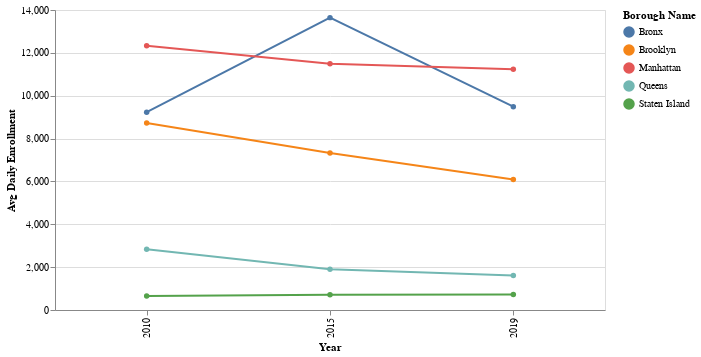

The notebook cell saved with this chart:
### Code cell
yrs = ('2010', '2015', '2019')

enrollment_over_time_by_borough = (
    by_borough[[f'Daily Avg OTP Enrollment ({yr})' for yr in yrs]]
        .rename(columns={
            f'Daily Avg OTP Enrollment ({yr})': yr
            for yr in yrs
        })
        .T
)
enrollment_over_time_by_borough_long = enrollment_over_time_by_borough.unstack().reset_index()
enrollment_over_time_by_borough_long = enrollment_over_time_by_borough_long.rename(columns={
    'borough_name': 'Borough Name',
    enrollment_over_time_by_borough_long.columns[1]: 'Year',
    enrollment_over_time_by_borough_long.columns[2]: 'Avg Daily Enrollment'
})

(altair.Chart(enrollment_over_time_by_borough_long)
    .properties(width=550)
    .mark_line(point=altair.OverlayMarkDef())
    .encode(
        x='Year',
        y='Avg Daily Enrollment',
        color='Borough Name',
        tooltip=list(enrollment_over_time_by_borough_long.columns)
    )
    .interactive()
)

### Figure 1 — Vega-Lite specification as saved in the notebook (floating-point values rounded to 4 significant figures)
{"$schema": "https://vega.github.io/schema/vega-lite/v4.17.0.json", "config": {"view": {"continuousHeight": 300, "continuousWidth": 400}}, "data": {"name": "data-691297d4d13d4f8af3bf51f490da0430"}, "datasets": {"data-691297d4d13d4f8af3bf51f490da0430": [{"Avg Daily Enrollment": 9230, "Borough Name": "Bronx", "Year": "2010"}, {"Avg Daily Enrollment": 13644, "Borough Name": "Bronx", "Year": "2015"}, {"Avg Daily Enrollment": 9489, "Borough Name": "Bronx", "Year": "2019"}, {"Avg Daily Enrollment": 8723, "Borough Name": "Brooklyn", "Year": "2010"}, {"Avg Daily Enrollment": 7324, "Borough Name": "Brooklyn", "Year": "2015"}, {"Avg Daily Enrollment": 6093, "Borough Name": "Brooklyn", "Year": "2019"}, {"Avg Daily Enrollment": 12330, "Borough Name": "Manhattan", "Year": "2010"}, {"Avg Daily Enrollment": 11493, "Borough Name": "Manhattan", "Year": "2015"}, {"Avg Daily Enrollment": 11237, "Borough Name": "Manhattan", "Year": "2019"}, {"Avg Daily Enrollment": 2834, "Borough Name": "Queens", "Year": "2010"}, {"Avg Daily Enrollment": 1904, "Borough Name": "Queens", "Year": "2015"}, {"Avg Daily Enrollment": 1614, "Borough Name": "Queens", "Year": "2019"}, {"Avg Daily Enrollment": 649, "Borough Name": "Staten Island", "Year": "2010"}, {"Avg Daily Enrollment": 716, "Borough Name": "Staten Island", "Year": "2015"}, {"Avg Daily Enrollment": 724, "Borough Name": "Staten Island", "Year": "2019"}]}, "encoding": {"color": {"field": "Borough Name", "type": "nominal"}, "tooltip": [{"field": "Borough Name", "type": "nominal"}, {"field": "Year", "type": "nominal"}, {"field": "Avg Daily Enrollment", "type": "quantitative"}], "x": {"field": "Year", "type": "nominal"}, "y": {"field": "Avg Daily Enrollment", "type": "quantitative"}}, "mark": {"point": {}, "type": "line"}, "selection": {"selector001": {"bind": "scales", "encodings": ["x", "y"], "type": "interval"}}, "width": 550}
